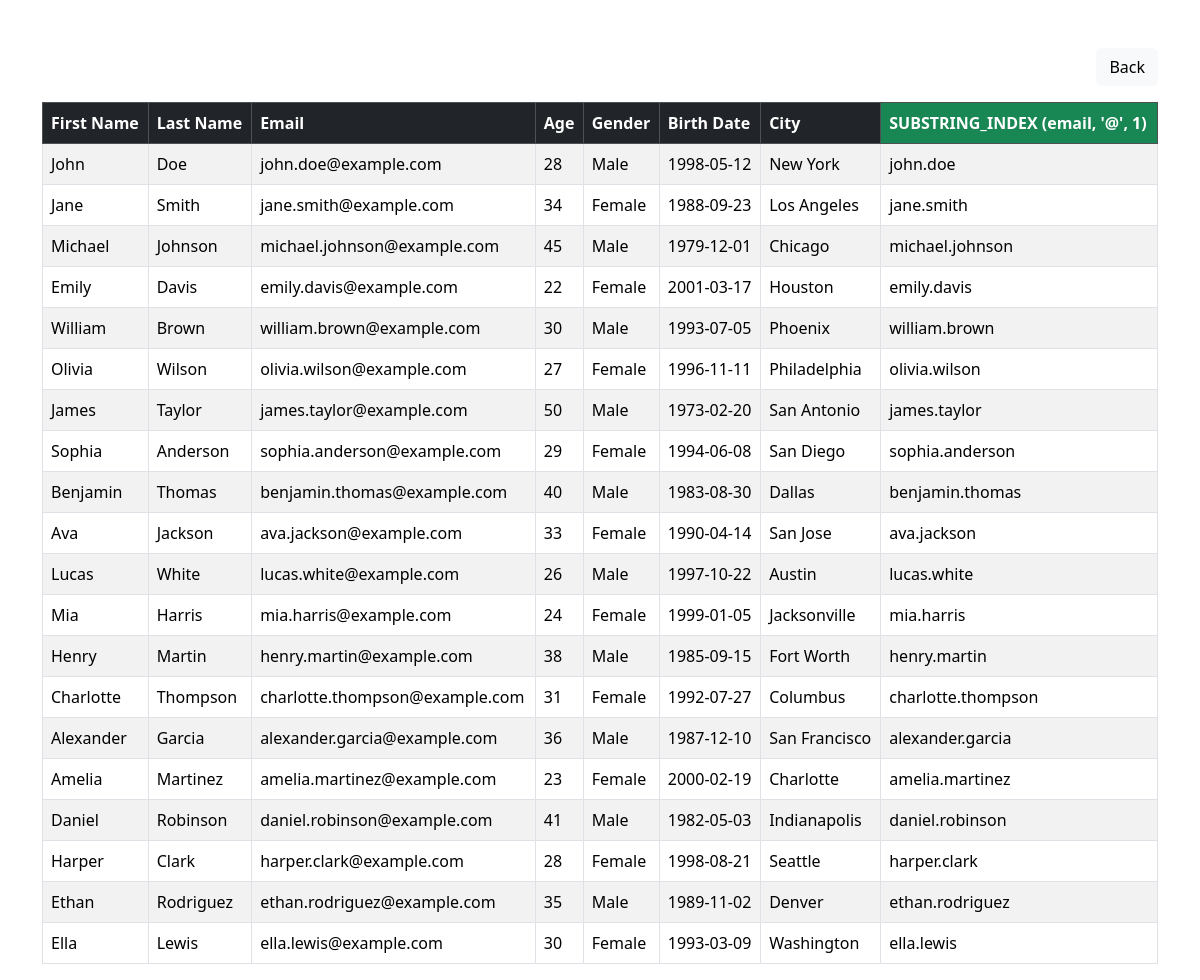
/substring_index.php, run on the app's committed database.
### tables this page shows
CREATE TABLE `peopletbl` (
  `first_name` varchar(50) NOT NULL,
  `last_name` varchar(50) NOT NULL,
  `email` varchar(50) NOT NULL,
  `age` int(5) NOT NULL,
  `gender` varchar(20) NOT NULL,
  `birth_date` date NOT NULL,
  `city` varchar(50) NOT NULL
);

### substring_index.php (the view, shortened to what this page needs)
<?php
require_once "dbconnection.php";
$sql = "SELECT *, SUBSTRING_INDEX(email, '@', 1) AS substring_index_email FROM peopletbl";
$result = mysqli_query($conn, $sql);
?>
<!DOCTYPE html>
<html lang="en">
<head>
    <link href="https://cdn.jsdelivr.net/npm/bootstrap@5.3.2/dist/css/bootstrap.min.css" rel="stylesheet">
</head>
<body>
<div class="container mt-5">
    <div class="d-flex justify-content-end mb-3">
        <a href="index.php" class="btn btn-light">Back</a>
    </div>
    <table class="table table-bordered table-striped">
        <thead class="table-dark">
            <tr>
                <th>First Name</th>
                <th>Last Name</th>
                <th>Email</th>
                <th>Age</th>
                <th>Gender</th>
                <th>Birth Date</th>
                <th>City</th>
                <th class="bg-success">SUBSTRING_INDEX (email, '@', 1)</th>
            </tr>
        </thead>
        <tbody>
        <?php
        if (mysqli_num_rows($result) > 0) {
            while ($row = mysqli_fetch_assoc($result)) {
                echo "<tr>";
                echo "<td>{$row['first_name']}</td>";
                echo "<td>{$row['last_name']}</td>";
                echo "<td>{$row['email']}</td>";
                echo "<td>{$row['age']}</td>";
                echo "<td>{$row['gender']}</td>";
                echo "<td>{$row['birth_date']}</td>";
                echo "<td>{$row['city']}</td>";
                echo "<td>{$row['substring_index_email']}</td>";
                echo "</tr>";
            }
        } else {
            echo "<tr><td colspan='8'>No records found</td></tr>";
        }
        ?>
        </tbody>
    </table>
</div>
</body>
</html>

### data on the page
peopletbl: first_name "John", last_name "Doe", email "john.doe@example.com", age "28", gender "Male", birth_date "1998-05-12", city "New York", substring_index_email "john.doe"
peopletbl: first_name "Jane", last_name "Smith", email "jane.smith@example.com", age "34", gender "Female", birth_date "1988-09-23", city "Los Angeles", substring_index_email "jane.smith"
peopletbl: first_name "Michael", last_name "Johnson", email "michael.johnson@example.com", age "45", gender "Male", birth_date "1979-12-01", city "Chicago", substring_index_email "michael.johnson"
peopletbl: first_name "Emily", last_name "Davis", email "emily.davis@example.com", age "22", gender "Female", birth_date "2001-03-17", city "Houston", substring_index_email "emily.davis"
peopletbl: first_name "William", last_name "Brown", email "william.brown@example.com", age "30", gender "Male", birth_date "1993-07-05", city "Phoenix", substring_index_email "william.brown"
peopletbl: first_name "Olivia", last_name "Wilson", email "olivia.wilson@example.com", age "27", gender "Female", birth_date "1996-11-11", city "Philadelphia", substring_index_email "olivia.wilson"
peopletbl: first_name "James", last_name "Taylor", email "james.taylor@example.com", age "50", gender "Male", birth_date "1973-02-20", city "San Antonio", substring_index_email "james.taylor"
peopletbl: first_name "Sophia", last_name "Anderson", email "sophia.anderson@example.com", age "29", gender "Female", birth_date "1994-06-08", city "San Diego", substring_index_email "sophia.anderson"
peopletbl: first_name "Benjamin", last_name "Thomas", email "benjamin.thomas@example.com", age "40", gender "Male", birth_date "1983-08-30", city "Dallas", substring_index_email "benjamin.thomas"
peopletbl: first_name "Ava", last_name "Jackson", email "ava.jackson@example.com", age "33", gender "Female", birth_date "1990-04-14", city "San Jose", substring_index_email "ava.jackson"
peopletbl: first_name "Lucas", last_name "White", email "lucas.white@example.com", age "26", gender "Male", birth_date "1997-10-22", city "Austin", substring_index_email "lucas.white"
peopletbl: first_name "Mia", last_name "Harris", email "mia.harris@example.com", age "24", gender "Female", birth_date "1999-01-05", city "Jacksonville", substring_index_email "mia.harris"
peopletbl: first_name "Henry", last_name "Martin", email "henry.martin@example.com", age "38", gender "Male", birth_date "1985-09-15", city "Fort Worth", substring_index_email "henry.martin"
peopletbl: first_name "Charlotte", last_name "Thompson", email "charlotte.thompson@example.com", age "31", gender "Female", birth_date "1992-07-27", city "Columbus", substring_index_email "charlotte.thompson"
peopletbl: first_name "Alexander", last_name "Garcia", email "alexander.garcia@example.com", age "36", gender "Male", birth_date "1987-12-10", city "San Francisco", substring_index_email "alexander.garcia"
peopletbl: first_name "Amelia", last_name "Martinez", email "amelia.martinez@example.com", age "23", gender "Female", birth_date "2000-02-19", city "Charlotte", substring_index_email "amelia.martinez"
peopletbl: first_name "Daniel", last_name "Robinson", email "daniel.robinson@example.com", age "41", gender "Male", birth_date "1982-05-03", city "Indianapolis", substring_index_email "daniel.robinson"
peopletbl: first_name "Harper", last_name "Clark", email "harper.clark@example.com", age "28", gender "Female", birth_date "1998-08-21", city "Seattle", substring_index_email "harper.clark"
peopletbl: first_name "Ethan", last_name "Rodriguez", email "ethan.rodriguez@example.com", age "35", gender "Male", birth_date "1989-11-02", city "Denver", substring_index_email "ethan.rodriguez"
peopletbl: first_name "Ella", last_name "Lewis", email "ella.lewis@example.com", age "30", gender "Female", birth_date "1993-03-09", city "Washington", substring_index_email "ella.lewis"
